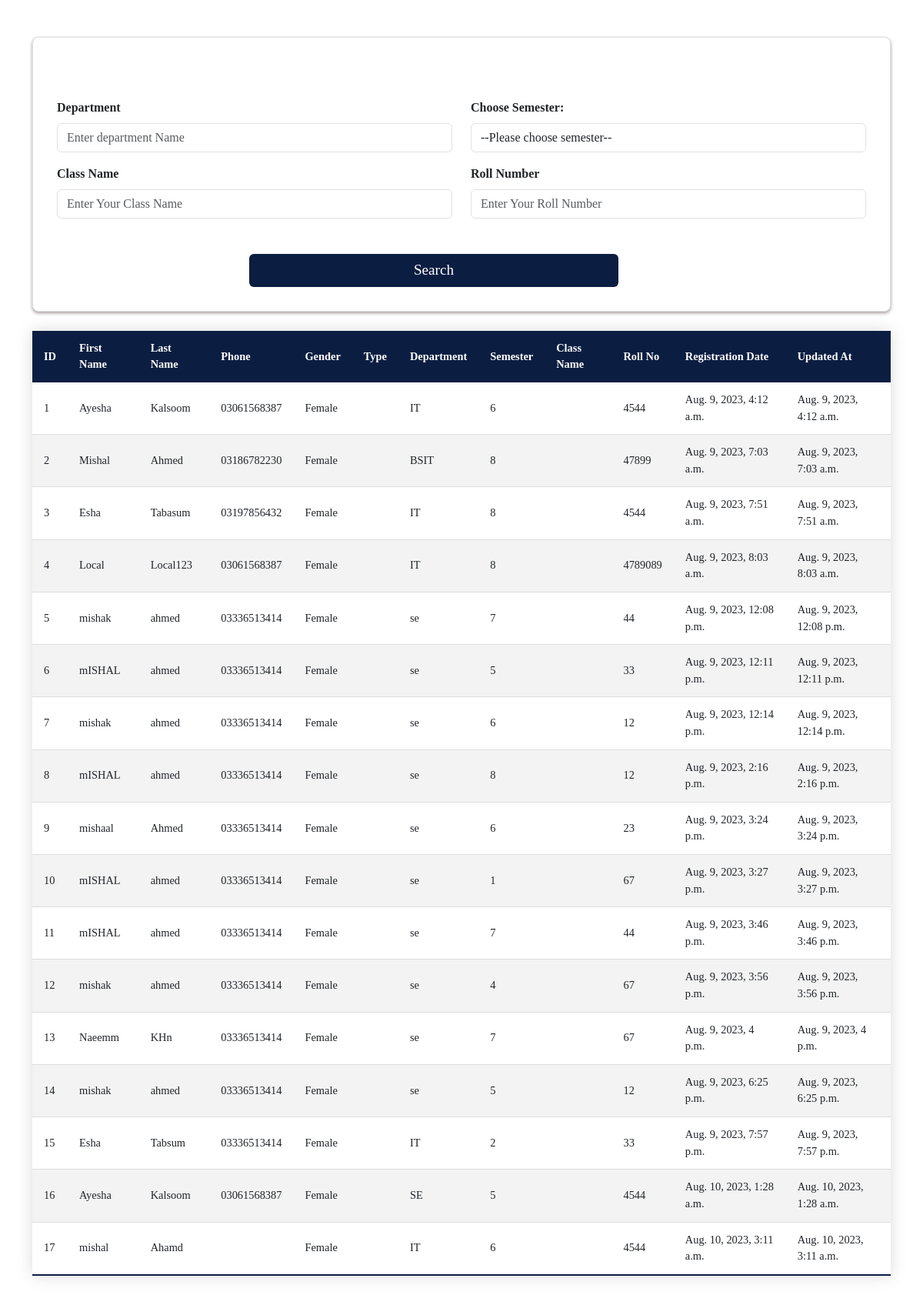
The app's page /some_view/ with its own data.
### members/models.py (models this page shows, shortened)
class Student(models.Model):
    user = models.ForeignKey(User, on_delete=models.CASCADE)
    first_name = models.CharField(max_length=20)
    last_name = models.CharField(max_length=20)
    phone = models.CharField(max_length=10)
    gender = models.CharField(max_length=10)
    type = models.CharField(max_length=15)
    department = models.CharField(max_length=100, default='No department')
    semester = models.IntegerField()
    roll_no = models.CharField(max_length=100)
    image = models.ImageField(upload_to='db_facerecog/training_video/')
    registration_date = models.DateTimeField(auto_now_add=True)
    updated_at = models.DateTimeField(auto_now=True)

### members/views.py (the view)
# urls.py: path('some_view/', views.some_view, name='some_view'),
def some_view(request):
    if request.method == 'GET':
        department = request.GET.get('department', '')
        semester = request.GET.get('semester', '')
        class_name = request.GET.get('class_name', '')
        roll_no = request.GET.get('roll_no', '')
        student = Student.objects.all()
        if department:
            student = student.filter(department__icontains=department)
        if semester:
            student = student.filter(semester=semester)
        if class_name:
            student = student.filter(class_name__icontains=class_name)
        if roll_no:
            student = student.filter(roll_no__icontains=roll_no)
    return render(request, 'some_view.html', {'rows': student})

### members/templates/some_view.html (shortened to what this page needs)
{% load static %}
<!DOCTYPE html>
<html lang="en">
    {% block content %}
<head>
    <link rel="stylesheet" href="{% static 'css/styles.css' %}">
    <link href="https://stackpath.bootstrapcdn.com/bootstrap/4.3.1/css/bootstrap.min.css" rel="stylesheet">
    <link rel="stylesheet" href="https://cdnjs.cloudflare.com/ajax/libs/font-awesome/4.7.0/css/font-awesome.min.css">
    <link href="https://cdn.jsdelivr.net/npm/bootstrap@5.3.0/dist/css/bootstrap.min.css" rel="stylesheet">
</head>
<body>
    <div class="container mt-5">
        <div class="card">
            <div class="card-body">
                <form method="GET" action=".">
                    <div class="row">
                        <div class="form-group col-md-6 mt-md-5">
                            <label><b>Department</b></label>
                            <input type="text" class="form-control" name="department" id="department" placeholder="Enter department Name">
                        </div>
                        <div class="form-group col-md-6">
                            <label for="semester" class="mt-md-5"><b>Choose Semester:</b></label>
                            <select name="semester" class="form-control">
                                <option value="">--Please choose semester--</option>
                            </select>
                        </div>
                    </div>
                    <div class="row">
                        <div class="form-group col-md-6">
                            <label><b>Class Name</b></label>
                            <input type="text" class="form-control" name="class_name" id="class_name" placeholder="Enter Your Class Name">
                        </div>
                        <div class="form-group col-md-6">
                            <label><b>Roll Number</b></label>
                            <input type="text" class="form-control" name="roll_no" id="roll_no" placeholder="Enter Your Roll Number">
                        </div>
                    </div>
                    <button type="submit" class="btn" style="background-color: #0B1E42; color: white; font-size: larger; width: 30rem; margin-left: 250px; margin-top: 30px;">Search</button>
                </form>
            </div>
        </div>
    </div>
    <div class="container">
        <table class="styled-table">
            <thead>
                <tr>
                    <th>ID</th>
                    <th>First Name</th>
                    <th>Last Name</th>
                    <th>Phone</th>
                    <th>Gender</th>
                    <th>Type</th>
                    <th>Department</th>
                    <th>Semester</th>
                    <th>Class Name</th>
                    <th>Roll No</th>
                    <th>Registration Date</th>
                    <th>Updated At</th>
                </tr>
            </thead>
            <tbody>
                {% for row in rows %}
                    <tr>
                        <td>{{ row.id }}</td>
                        <td>{{ row.user.first_name }}</td>
                        <td>{{ row.user.last_name }}</td>
                        <td>{{ row.phone }}</td>
                        <td>{{ row.gender }}</td>
                        <td>{{ row.type }}</td>
                        <td>{{ row.department }}</td>
                        <td>{{ row.semester }}</td>
                        <td>{{ row.class_name }}</td>
                        <td>{{ row.roll_no }}</td>
                        <td>{{ row.registration_date }}</td>
                        <td>{{ row.updated_at }}</td>
                    </tr>
                {% endfor %}
            </tbody>
      </table>
    </div>
</body>
{% endblock %}
</html>

### static/css/styles.css (style rules this page uses)
* { margin:0; padding:0; font-family:verdana; }
body { margin: 0; font-family: Arial, Helvetica, sans-serif; }

### members/templates/some_view.html (style rules this page uses)
.styled-table { border-collapse: collapse; margin: 25px 0; font-size: 0.9em; font-family: sans-serif; min-width: 400px; box-shadow: 0 0 20px rgba(0, 0, 0, 0.15); }
.styled-table thead tr { background-color: #0B1E42;; color: #ffffff; text-align: left; }
.styled-table th, .styled-table td { padding: 12px 15px; }
.styled-table tbody tr { border-bottom: 1px solid #dddddd; }
.styled-table tbody tr:nth-of-type(even) { background-color: #f3f3f3; }
.styled-table tbody tr:last-of-type { border-bottom: 2px solid #0B1E42;; }
.card { border: 1px solid #e0e0e0; border-radius: 8px; padding: 15px; box-shadow: 0 2px 4px rgba(25, 1, 1, 0.4); }

### records on screen
Student: id "1", user.first_name "Ayesha", user.last_name "Kalsoom", phone "03061568387", gender "Female", department "IT", semester "6", roll_no "4544", registration_date "Aug. 9, 2023, 4:12 a.m.", updated_at "Aug. 9, 2023, 4:12 a.m."
Student: id "2", user.first_name "Mishal", user.last_name "Ahmed", phone "03186782230", gender "Female", department "BSIT", semester "8", roll_no "47899", registration_date "Aug. 9, 2023, 7:03 a.m.", updated_at "Aug. 9, 2023, 7:03 a.m."
Student: id "3", user.first_name "Esha", user.last_name "Tabasum", phone "03197856432", gender "Female", department "IT", semester "8", roll_no "4544", registration_date "Aug. 9, 2023, 7:51 a.m.", updated_at "Aug. 9, 2023, 7:51 a.m."
Student: id "4", user.first_name "Local", user.last_name "Local123", phone "03061568387", gender "Female", department "IT", semester "8", roll_no "4789089", registration_date "Aug. 9, 2023, 8:03 a.m.", updated_at "Aug. 9, 2023, 8:03 a.m."
Student: id "5", user.first_name "mishak", user.last_name "ahmed", phone "03336513414", gender "Female", department "se", semester "7", roll_no "44", registration_date "Aug. 9, 2023, 12:08 p.m.", updated_at "Aug. 9, 2023, 12:08 p.m."
Student: id "6", user.first_name "mISHAL", user.last_name "ahmed", phone "03336513414", gender "Female", department "se", semester "5", roll_no "33", registration_date "Aug. 9, 2023, 12:11 p.m.", updated_at "Aug. 9, 2023, 12:11 p.m."
Student: id "7", user.first_name "mishak", user.last_name "ahmed", phone "03336513414", gender "Female", department "se", semester "6", roll_no "12", registration_date "Aug. 9, 2023, 12:14 p.m.", updated_at "Aug. 9, 2023, 12:14 p.m."
Student: id "8", user.first_name "mISHAL", user.last_name "ahmed", phone "03336513414", gender "Female", department "se", semester "8", roll_no "12", registration_date "Aug. 9, 2023, 2:16 p.m.", updated_at "Aug. 9, 2023, 2:16 p.m."
Student: id "9", user.first_name "mishaal", user.last_name "Ahmed", phone "03336513414", gender "Female", department "se", semester "6", roll_no "23", registration_date "Aug. 9, 2023, 3:24 p.m.", updated_at "Aug. 9, 2023, 3:24 p.m."
Student: id "10", user.first_name "mISHAL", user.last_name "ahmed", phone "03336513414", gender "Female", department "se", semester "1", roll_no "67", registration_date "Aug. 9, 2023, 3:27 p.m.", updated_at "Aug. 9, 2023, 3:27 p.m."
Student: id "11", user.first_name "mISHAL", user.last_name "ahmed", phone "03336513414", gender "Female", department "se", semester "7", roll_no "44", registration_date "Aug. 9, 2023, 3:46 p.m.", updated_at "Aug. 9, 2023, 3:46 p.m."
Student: id "12", user.first_name "mishak", user.last_name "ahmed", phone "03336513414", gender "Female", department "se", semester "4", roll_no "67", registration_date "Aug. 9, 2023, 3:56 p.m.", updated_at "Aug. 9, 2023, 3:56 p.m."
Student: id "13", user.first_name "Naeemm", user.last_name "KHn", phone "03336513414", gender "Female", department "se", semester "7", roll_no "67", registration_date "Aug. 9, 2023, 4 p.m.", updated_at "Aug. 9, 2023, 4 p.m."
Student: id "14", user.first_name "mishak", user.last_name "ahmed", phone "03336513414", gender "Female", department "se", semester "5", roll_no "12", registration_date "Aug. 9, 2023, 6:25 p.m.", updated_at "Aug. 9, 2023, 6:25 p.m."
Student: id "15", user.first_name "Esha", user.last_name "Tabsum", phone "03336513414", gender "Female", department "IT", semester "2", roll_no "33", registration_date "Aug. 9, 2023, 7:57 p.m.", updated_at "Aug. 9, 2023, 7:57 p.m."
Student: id "16", user.first_name "Ayesha", user.last_name "Kalsoom", phone "03061568387", gender "Female", department "SE", semester "5", roll_no "4544", registration_date "Aug. 10, 2023, 1:28 a.m.", updated_at "Aug. 10, 2023, 1:28 a.m."
Student: id "17", user.first_name "mishal", user.last_name "Ahamd", gender "Female", department "IT", semester "6", roll_no "4544", registration_date "Aug. 10, 2023, 3:11 a.m.", updated_at "Aug. 10, 2023, 3:11 a.m."
